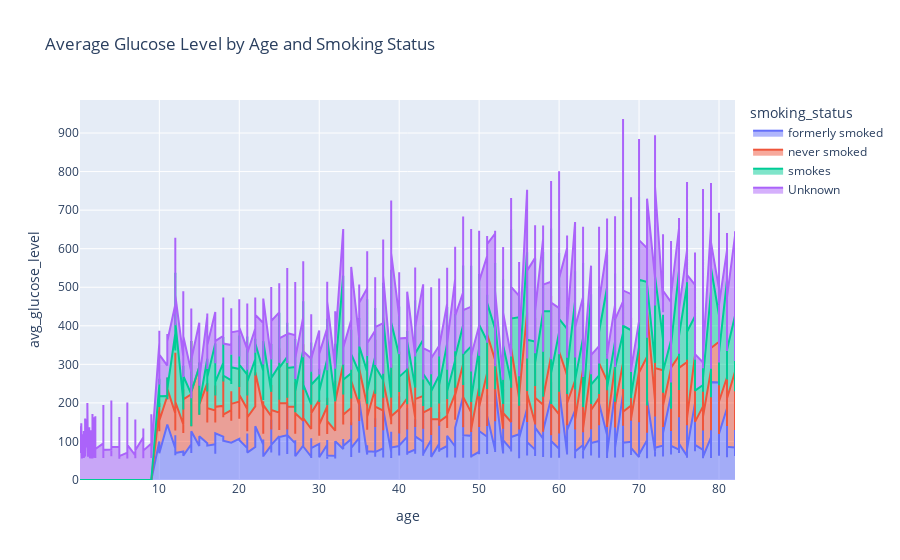

The notebook cell this image was saved under:
### Code cell
import plotly.express as px
#area chart
#the avg glucose level increases with age and people who have never smoked have avg range of 200 while 
#formely smoking people have lower levels of glucose
fig = px.area(data, x="age", y="avg_glucose_level",
              color="smoking_status",
              hover_data=["bmi", "Residence_type", "heart_disease"],
              title="Average Glucose Level by Age and Smoking Status")

fig.show()

### Figure 1 — Plotly figure (JSON) as saved in the notebook; plotly's stock layout.template omitted (floating-point values rounded to 4 significant figures; data arrays with more than 128 entries replaced by an {"elided": "..."} marker saying what was removed)
{"data": [{"customdata": {"elided": "885x3 mixed values"}, "fillpattern": {"shape": ""}, "hovertemplate": "smoking_status=formerly smoked<br>age=%{x}<br>avg_glucose_level=%{y}<br>bmi=%{customdata[0]}<br>Residence_type=%{customdata[1]}<br>heart_disease=%{customdata[2]}<extra></extra>", "legendgroup": "formerly smoked", "line": {"color": "#636efa"}, "marker": {"symbol": "circle"}, "mode": "lines", "name": "formerly smoked", "orientation": "v", "showlegend": true, "stackgroup": "1", "type": "scatter", "x": {"elided": "885 int values"}, "xaxis": "x", "y": {"elided": "885 float values"}, "yaxis": "y"}, {"customdata": {"elided": "1892x3 mixed values"}, "fillpattern": {"shape": ""}, "hovertemplate": "smoking_status=never smoked<br>age=%{x}<br>avg_glucose_level=%{y}<br>bmi=%{customdata[0]}<br>Residence_type=%{customdata[1]}<br>heart_disease=%{customdata[2]}<extra></extra>", "legendgroup": "never smoked", "line": {"color": "#EF553B"}, "marker": {"symbol": "circle"}, "mode": "lines", "name": "never smoked", "orientation": "v", "showlegend": true, "stackgroup": "1", "type": "scatter", "x": {"elided": "1892 int values"}, "xaxis": "x", "y": {"elided": "1892 float values"}, "yaxis": "y"}, {"customdata": {"elided": "789x3 mixed values"}, "fillpattern": {"shape": ""}, "hovertemplate": "smoking_status=smokes<br>age=%{x}<br>avg_glucose_level=%{y}<br>bmi=%{customdata[0]}<br>Residence_type=%{customdata[1]}<br>heart_disease=%{customdata[2]}<extra></extra>", "legendgroup": "smokes", "line": {"color": "#00cc96"}, "marker": {"symbol": "circle"}, "mode": "lines", "name": "smokes", "orientation": "v", "showlegend": true, "stackgroup": "1", "type": "scatter", "x": {"elided": "789 int values"}, "xaxis": "x", "y": {"elided": "789 float values"}, "yaxis": "y"}, {"customdata": {"elided": "1544x3 mixed values"}, "fillpattern": {"shape": ""}, "hovertemplate": "smoking_status=Unknown<br>age=%{x}<br>avg_glucose_level=%{y}<br>bmi=%{customdata[0]}<br>Residence_type=%{customdata[1]}<br>heart_disease=%{customdata[2]}<extra></extra>", "legendgroup": "Unknown", "line": {"color": "#ab63fa"}, "marker": {"symbol": "circle"}, "mode": "lines", "name": "Unknown", "orientation": "v", "showlegend": true, "stackgroup": "1", "type": "scatter", "x": {"elided": "1544 float values"}, "xaxis": "x", "y": {"elided": "1544 float values"}, "yaxis": "y"}], "layout": {"legend": {"title": {"text": "smoking_status"}, "tracegroupgap": 0}, "title": {"text": "Average Glucose Level by Age and Smoking Status"}, "xaxis": {"anchor": "y", "domain": [0, 1], "title": {"text": "age"}}, "yaxis": {"anchor": "x", "domain": [0, 1], "title": {"text": "avg_glucose_level"}}}}
